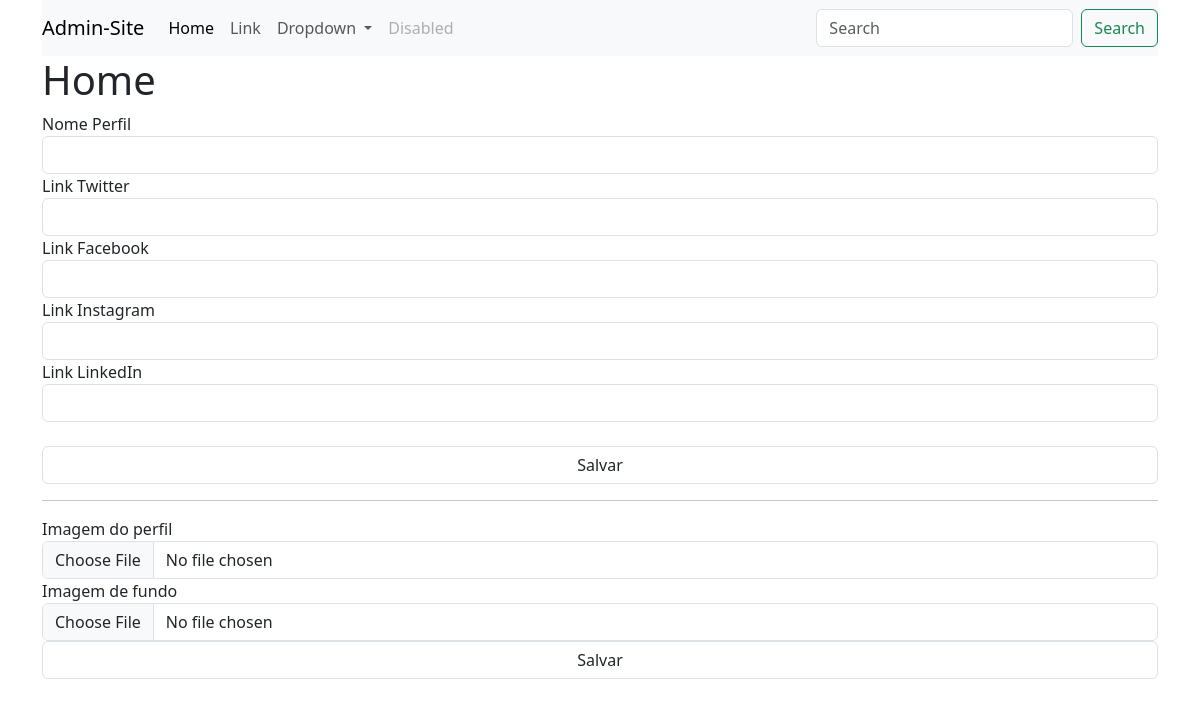
The app's page /admin/home.php?pg=homePg (signed in), older data.
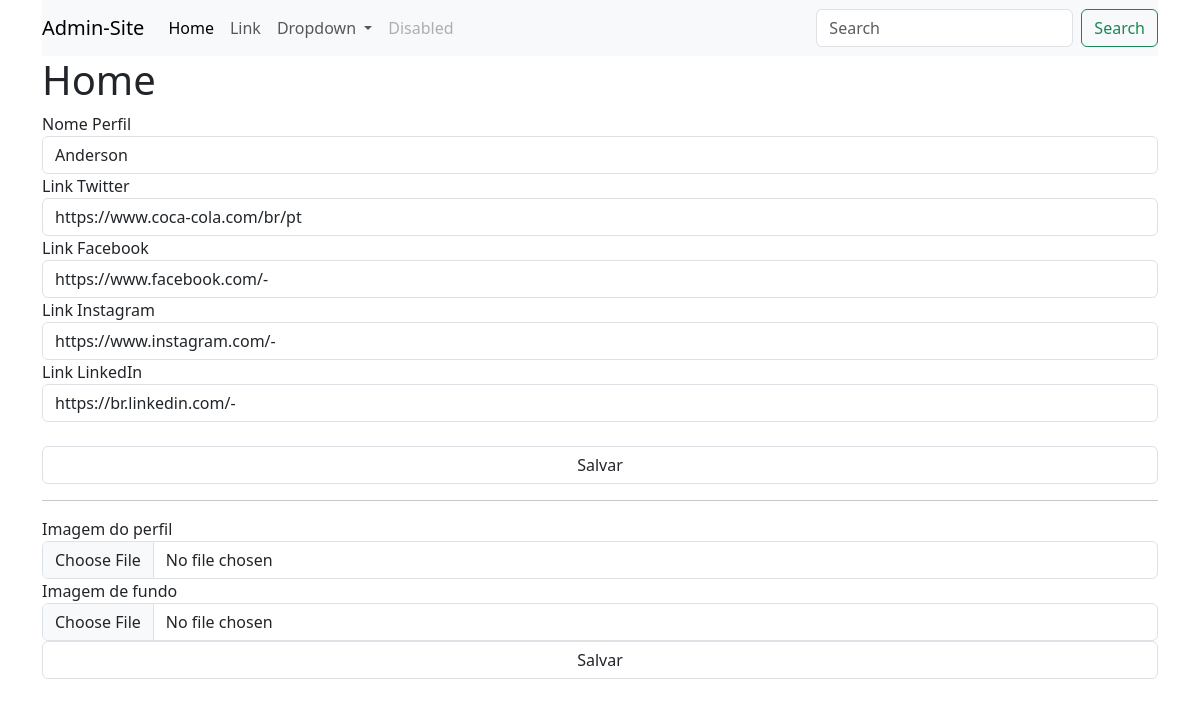
The same page, newer data.
### tables this page shows
CREATE TABLE `settings` (
  `id` int(11) NOT NULL AUTO_INCREMENT,
  `setting_key` varchar(100) DEFAULT NULL,
  `setting_value` text,
  PRIMARY KEY (`id`)
);

### admin/connect.php (called while the page is built, shortened)
<?php
class connect
{
  function select($sql)
  {
    try {
      $cnx = new PDO('mysql:host=' . HOST . ';dbname=' . DB . '', USER, PASS, array(PDO::MYSQL_ATTR_INIT_COMMAND => "SET NAMES utf8"));
      $con = $cnx->prepare($sql);
      $con->execute();
      return $con->fetch(PDO::FETCH_ASSOC);
    } catch (PDOException $e) {
      echo "Ops! desculpe, algo deu errado, por favor tente mais tarde:<br>";
      if ($_SESSION['debug'] == true) {
        echo $e->getMessage();
      }
      exit;
    }
  }
}

### admin/helpers.php (called while the page is built, shortened)
<?php
require_once "./connect.php";
class Helpers
{
  public static function getSettings($setting_key)
  {
    $sql = new connect();
    $consulta = $sql->select("SELECT * FROM settings WHERE setting_key =  '{$setting_key}'");
    return $consulta['setting_value'];
  }
}

### admin/pg/homePg.php (the view, shortened to what this page needs)
<h1>Home</h1>
<form method="post" class="form-group">
    <label class="label" for="nome_perfil">Nome Perfil</label>
    <input class="form-control" type="text" name="nome_perfil" id="nome_perfil" value="<?= Helpers::getSettings("nome_perfil"); ?>">
    <label class="label" for="link_twitter">Link Twitter</label>
    <input class="form-control" type="text" name="link_twitter" id="link_twitter" value="<?= Helpers::getSettings("link_twitter") ?>">
    <label class="label" for="link_face">Link Facebook</label>
    <input class="form-control" type="text" name="link_face" id="link_face" value="<?= Helpers::getSettings("link_face") ?>">
    <label class="label" for="link_insta">Link Instagram</label>
    <input class="form-control" type="text" name="link_insta" id="link_insta" value="<?= Helpers::getSettings("link_insta") ?>">
    <label class="label" for="link_linkedin">Link LinkedIn</label>
    <input class="form-control" type="text" name="link_linkedin" id="link_linkedin" value="<?= Helpers::getSettings("link_linkedin") ?>">
    <br>
    <input class="form-control" type="submit" name="salvar" value="Salvar">
</form>
<hr>
<form method="post" class="form-group" enctype="multipart/form-data">
    <label>Imagem do perfil</label>
    <input type="file" name="img_perfil" class="form-control">
    <label>Imagem de fundo</label>
    <input type="file" name="img_fundo" class="form-control">
    <input type="submit" class="form-control" name="imagens_Home" value="Salvar">
</form>

### admin/home.php (shortened to what this page needs)
<!DOCTYPE html>
<html lang="pt-br">
<head>
    <link rel="stylesheet" href="https://cdn.jsdelivr.net/npm/bootstrap@5.3.2/dist/css/bootstrap.min.css">
</head>
<body>
    <head>
        <div class="container">
            <nav class="navbar navbar-expand-lg navbar-light bg-light">
                <a class="navbar-brand" href="#">Admin-Site</a>
                <div class="collapse navbar-collapse" id="navbarSupportedContent">
                    <ul class="navbar-nav me-auto mb-2 mb-lg-0">
                        <li class="nav-item">
                            <a class="nav-link active" aria-current="page" href="?pg=homePg">Home</a>
                        </li>
                        <li class="nav-item">
                            <a class="nav-link" href="#">Link</a>
                        </li>
                        <li class="nav-item dropdown">
                            <a class="nav-link dropdown-toggle" href="#" id="navbarDropdown" role="button" data-bs-toggle="dropdown" aria-expanded="false">
                                Dropdown
                            </a>
                        </li>
                        <li class="nav-item">
                            <a class="nav-link disabled" href="#" tabindex="-1" aria-disabled="true">Disabled</a>
                        </li>
                    </ul>
                    <form class="d-flex" role="search">
                        <input class="form-control me-2" type="search" placeholder="Search" aria-label="Search">
                        <button class="btn btn-outline-success" type="submit">Search</button>
                    </form>
                </div>
            </nav>
        </div>
    </head>
    <div class="container">
        <section>
            <?php
            $pg = $_GET['pg'] ?? "";
            if (!$pg) {
                include_once "./pg/inicio.php";
            } else {
                include_once "./pg/{$pg}.php";
            }
            ?>
        </section>
    </div>
</body>
</html>

Row changes from the older to the newer data that the page shows:
added settings: nome_perfil "Anderson"
added settings: link_twitter "https://www.coca-cola.com/br/pt"
added settings: link_face "https://www.facebook.com/-"
added settings: link_insta "https://www.instagram.com/-"
added settings: link_linkedin "https://br.linkedin.com/-"
